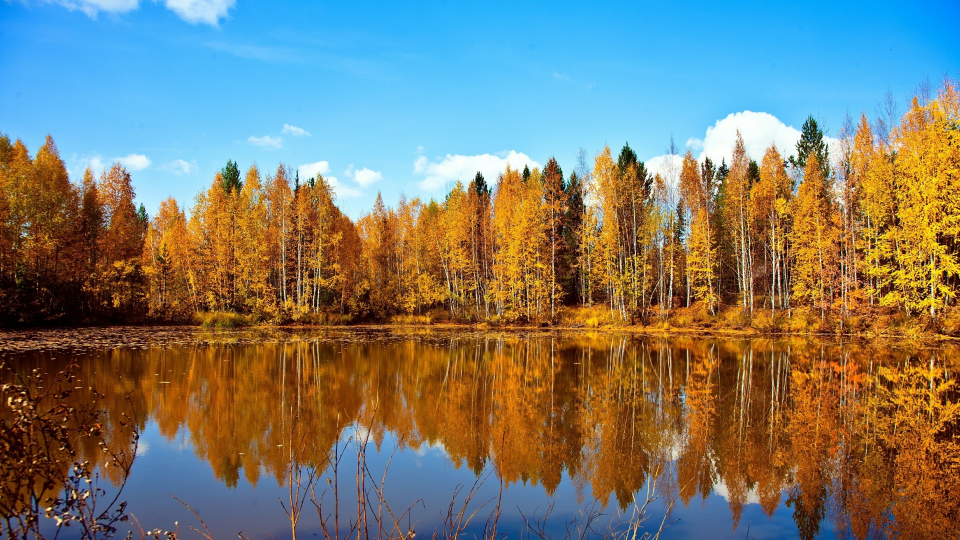
#> input picture Золотая осень 4.jpg, 1920 x 1080 px (shown at 1/2 size)
$ python main.py
#> lines starting #> are read from the running program, lines starting #| are printed output that depends on the picture
"""
Задача:
Выберите одну или несколько сторонних библиотек Python, например, requests, pandas, numpy,
matplotlib, pillow.
После выбора библиотек(-и) изучите документацию к ней(ним), ознакомьтесь с их основными возможностями
и функциями. К каждой библиотеке дана ссылка на документацию ниже.
Если вы выбрали:
requests - запросить данные с сайта и вывести их в консоль.
            https://requests.readthedocs.io/en/latest/index.html
pandas - считать данные из файла, выполнить простой анализ данных (на своё усмотрение)
        и вывести результаты в консоль.
            https://pandas.pydata.org/docs/user_guide/index.html
numpy - создать массив чисел, выполнить математические операции с массивом и вывести результаты в консоль.
            https://numpy.org/doc/stable/user/absolute_beginners.html
matplotlib - визуализировать данные с помощью библиотеки любым удобным для вас инструментом из библиотеки.
            https://matplotlib.org/stable/users/explain/quick_start.html
pillow - обработать изображение, например, изменить его размер, применить эффекты и сохранить в другой формат.
            https://pillow.readthedocs.io/en/stable/

В приложении к ссылке на GitHub напишите комментарий о возможностях, которые предоставила вам
выбранная библиотека и как вы расширили возможности Python с её помощью.

Примечания:
Можете выбрать не более 3-х библиотек для изучения.
Желательно продемонстрировать от 3-х функций/классов/методов/операций из каждой выбранной библиотеки.
"""
import json
from pprint import pprint

import matplotlib.pyplot as plt
import requests
from PIL import Image, ImageFilter, ImageGrab


# ============ ИСПОЛЬЗОВАНИЕ БИБЛИОТЕКИ Pillow =====================================
def resize_image(filename: str, width, height):
    """Функция открывает указанный файл, изменяет его размер и сохраняет измененный файл"""
#> called with filename = 'Золотая осень 4.jpg', width = 800, height = 600
    with Image.open(filename) as image:
#> image is the input picture: PIL image 1920x1080 RGB; mean R, G, B 122.9, 123.1, 110.8
        print(f'Old size image: {image.size}')
#| Old size image: (1920, 1080)
        image = image.resize((width, height))
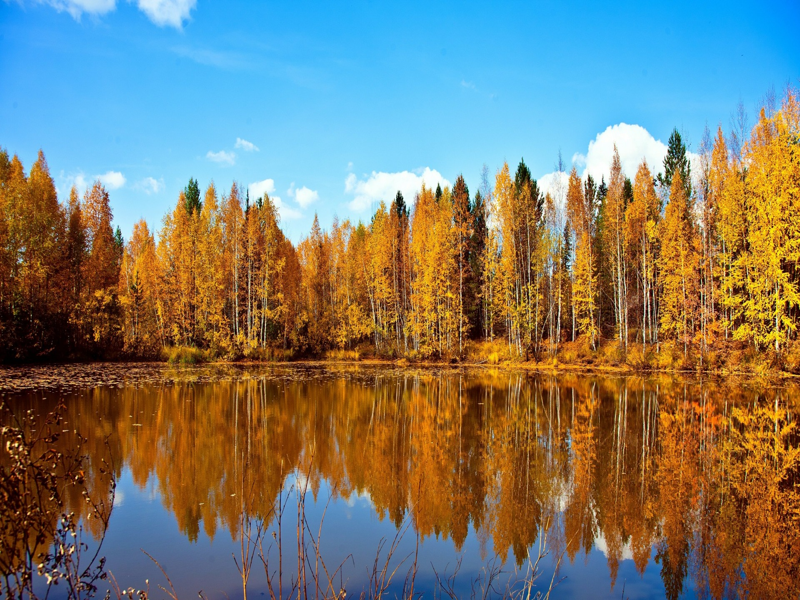
#> image: PIL image 800x600 RGB; mean R, G, B 122.9, 123.1, 110.8
        print(f'New size image: {image.size}')
#| New size image: (800, 600)
        image.save(f'resize_image_{filename}')


def filter_image(filename):
    """Функция открывает указанный файл, конвертирует изображение в черно-белый цвет,
    сглаживает изображение фильтром ImageFilter.SMOOTH и идентифицирует границы изображения
     фильтром ImageFilter.FIND_EDGES и сохраняет изображение в файле"""
#> called with filename = 'Золотая осень 4.jpg'
    with Image.open(filename) as image:
        image = image.convert('L')
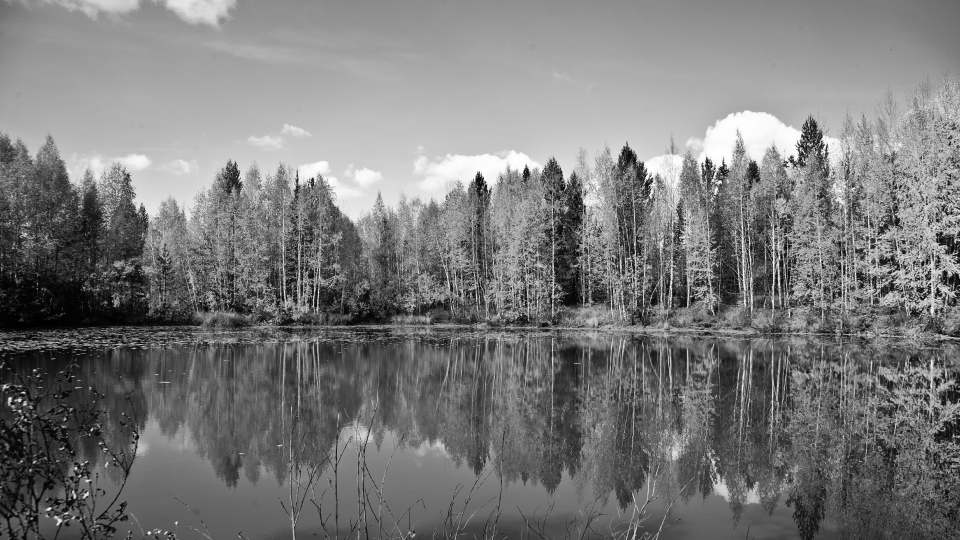
#> image: PIL image 1920x1080 L (shown at 1/2 size); min 0, max 255, mean 121.6
        image = image.filter(ImageFilter.SMOOTH)
        image = image.filter((ImageFilter.FIND_EDGES))
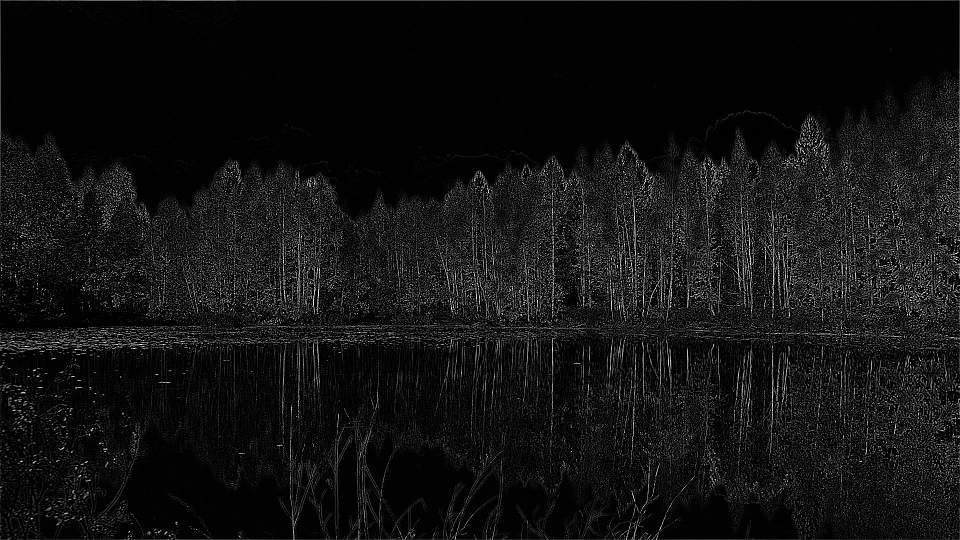
#> image: PIL image 1920x1080 L (shown at 1/2 size); min 0, max 255, mean 17.1
        image.save(f'filter_{filename}')


def screenshot_image(filename):
    """Функция создает скрин-шот дисплея и сохраняет изображение в файл"""
#> (the run stopped early here; a loop or call above may not have finished)
